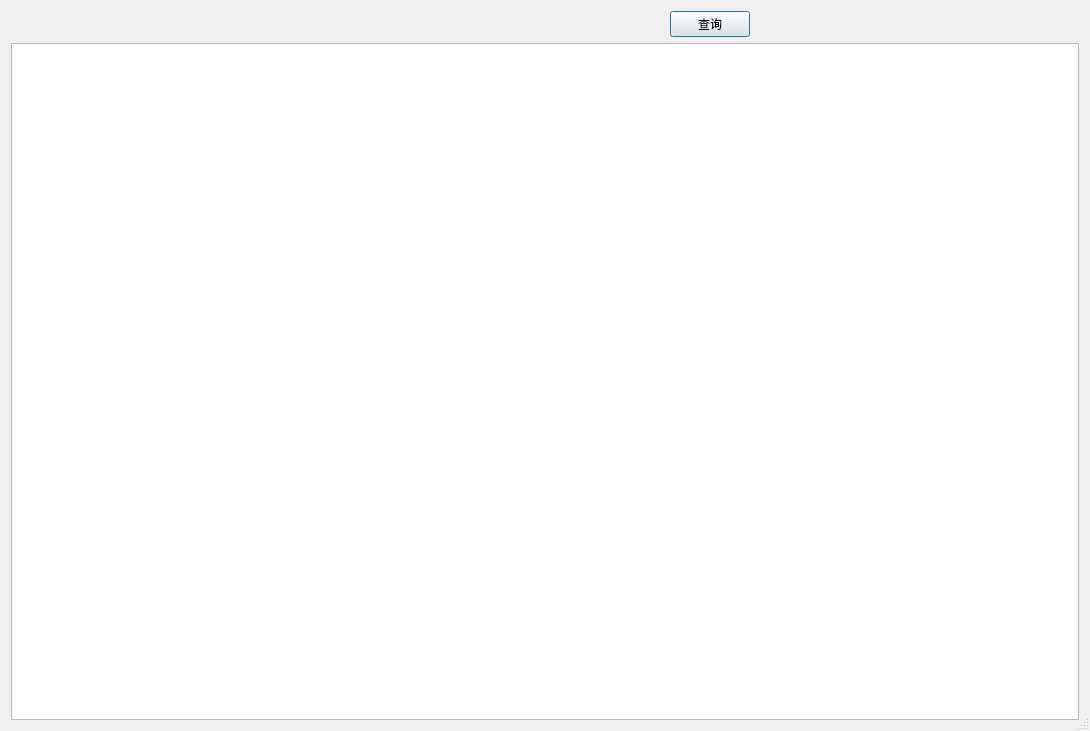
<?xml version="1.0" encoding="UTF-8"?>
<ui version="4.0">
 <class>Dialog</class>
 <widget class="QDialog" name="Dialog">
  <property name="geometry">
   <rect>
    <x>0</x>
    <y>0</y>
    <width>1090</width>
    <height>731</height>
   </rect>
  </property>
  <property name="minimumSize">
   <size>
    <width>1090</width>
    <height>0</height>
   </size>
  </property>
  <property name="windowTitle">
   <string>Dialog</string>
  </property>
  <property name="sizeGripEnabled">
   <bool>true</bool>
  </property>
  <layout class="QGridLayout" name="gridLayout">
   <item row="1" column="0">
    <widget class="QTableWidget" name="tableWidget">
     <property name="minimumSize">
      <size>
       <width>990</width>
       <height>361</height>
      </size>
     </property>
    </widget>
   </item>
   <item row="0" column="0">
    <layout class="QHBoxLayout" name="horizontalLayout_2">
     <item>
      <spacer name="horizontalSpacer_4">
       <property name="orientation">
        <enum>Qt::Horizontal</enum>
       </property>
       <property name="sizeHint" stdset="0">
        <size>
         <width>40</width>
         <height>20</height>
        </size>
       </property>
      </spacer>
     </item>
     <item>
      <spacer name="horizontalSpacer_5">
       <property name="orientation">
        <enum>Qt::Horizontal</enum>
       </property>
       <property name="sizeHint" stdset="0">
        <size>
         <width>40</width>
         <height>20</height>
        </size>
       </property>
      </spacer>
     </item>
     <item>
      <widget class="QPushButton" name="pushButton">
       <property name="text">
        <string>查询</string>
       </property>
      </widget>
     </item>
     <item>
      <spacer name="horizontalSpacer_6">
       <property name="orientation">
        <enum>Qt::Horizontal</enum>
       </property>
       <property name="sizeHint" stdset="0">
        <size>
         <width>40</width>
         <height>20</height>
        </size>
       </property>
      </spacer>
     </item>
    </layout>
   </item>
  </layout>
 </widget>
 <resources/>
 <connections/>
</ui>
